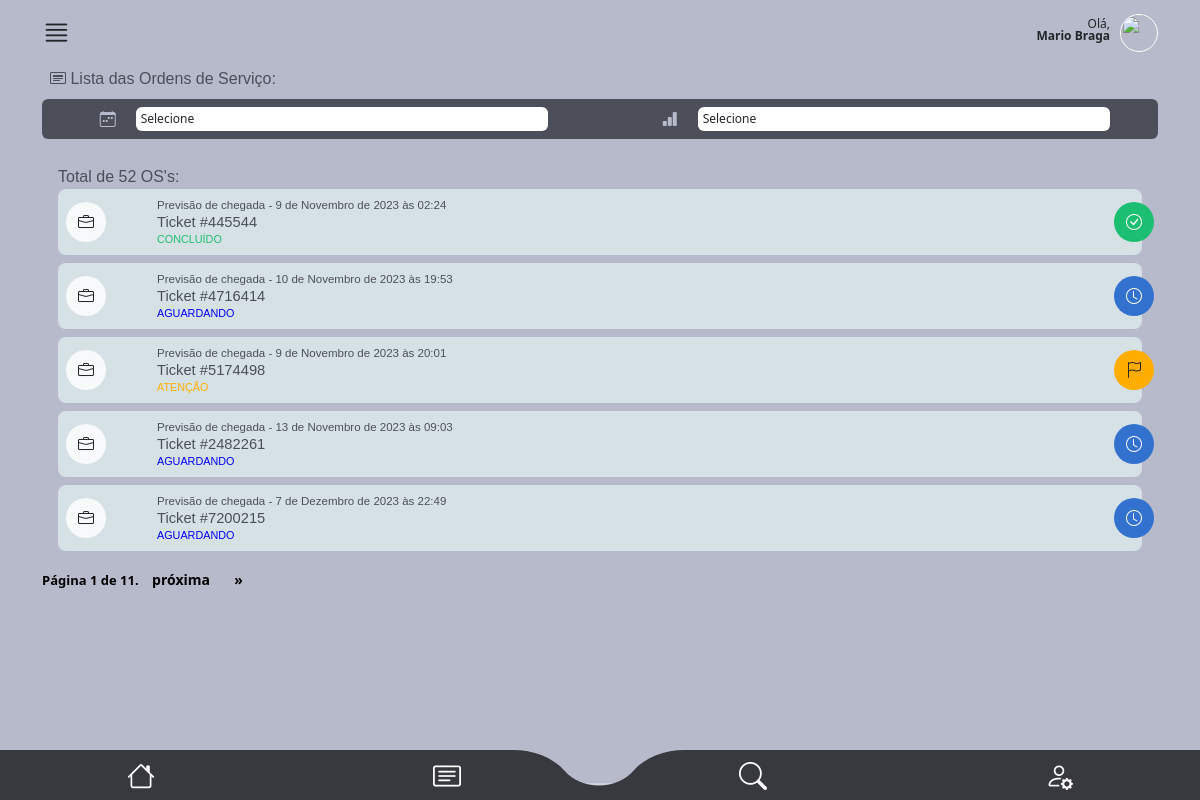
Screenshot of /main/minhas_os/ (signed in) with the database file from the repository.
### authentication/models.py (models this page shows, shortened)
class CustomUser(AbstractUser):
    telefone = models.CharField(max_length=15, null=False)
    endereco = models.ForeignKey(
        Endereco, on_delete=models.CASCADE, null=True, default=None
    )
    foto = models.ImageField(upload_to="img/perfil_user/", null=True, blank=True)
    email = models.EmailField(unique=True)

### staff/models.py (models this page shows, shortened)
class OrdemDeServico(models.Model):
    ticket = models.CharField(max_length=200, unique=True)
    tecnico = models.ForeignKey(
        CustomUser, on_delete=models.CASCADE, related_name="ordens_técnico"
    )
    staff = models.ForeignKey(
        CustomUser, on_delete=models.CASCADE, related_name="ordens_staff"
    )
    descricao = models.TextField(max_length=600)
    previsao_chegada = models.DateTimeField()
    previsao_execucao = models.DateTimeField()
    material = models.CharField(max_length=100, validators=[MinLengthValidator(3)])
    equipamento = models.CharField(max_length=100, validators=[MinLengthValidator(3)])
    data_criacao = models.DateTimeField(auto_now_add=True)
    cliente = models.ForeignKey(Cliente, on_delete=models.CASCADE)
    contrato = models.CharField(max_length=700, null=True, blank=True)
    atividade = models.CharField(max_length=50, choices=ACTIVITY_CHOICES)
    status_tecnico = models.CharField(max_length=50, choices=TECNICAL_CHOICES)
    status = models.CharField(
        max_length=10, choices=STATUS_CHOICES, default="Aguardando"
    )
    atraso_em_minutos = models.CharField(max_length=50, null=True, blank=True, choices=ATRASO_CHOICES)
    atraso_descricao = models.TextField(max_length=400, null=True, blank=True)

### main/views.py (the view, shortened to what this page needs)
@user_passes_test(is_tecnico)
def minhas_os(request):
    try:
        status_filter = request.GET.get("status")
        previsao_chegada_filter = request.GET.get("previsao_chegada")
        user = request.user
        ordens_ativas = OrdemDeServico.objects.filter(
            tecnico=user, status__in=["Atenção", "Urgente", "Aguardando", "Concluído"]
        )
        ordens_ativas_counter = OrdemDeServico.objects.filter(
            tecnico=user, status__in=["Atenção", "Urgente", "Aguardando", "Concluído"]
        )
        if status_filter and status_filter != "Todas":
            ordens_ativas = ordens_ativas.filter(status=status_filter)
        items_per_page = 5
        paginator = Paginator(ordens_ativas, items_per_page)
        page = request.GET.get("page")
        try:
            ordens_ativas = paginator.page(page)
        except PageNotAnInteger:
            ordens_ativas = paginator.page(1)
        except EmptyPage:
            ordens_ativas = paginator.page(paginator.num_pages)
        return render(
            request,
            "minhas_os.html",
            {"ordens_ativas": ordens_ativas, "qtdos": len(ordens_ativas_counter)},
        )
    except Exception as e:
        return render(request, "error.html", {"error_message": str(e)})

### main/helpers.py (called while the page is built)
def is_tecnico(user):
    return user.groups.filter(name="Técnico").exists()

### main/templates/minhas_os.html (shortened to what this page needs)
{% extends "base2.html" %}
{%load static%}
{% block rest %}
      <section id="lista_oc_scr">
        <div class="container">
            <div id="oc_lista">
                <label class="mt-1 mb-2 ms-2 font-medium color04"><i class="bi bi-bi bi-card-heading"></i> Lista das Ordens de Serviço:</label>
                <form id="filter_oc" class="bg04 p-2">
                  <div class="row">
                    <div class="col-6">
                      <div class="row">
                        <div class="col-2 text-end">
                          <i class="bi bi-calendar-week color03 me-1"></i>
                        </div>
                        <div class="col-10 p-0">
                          <select class="form-control ms-1" id = 'date-filter'>
                            <option selected>Selecione</option>
                          </select>
                        </div>
                      </div>
                    </div>
                    <div class="col-6">
                      <div class="row">
                        <div class="col-2 text-end">
                          <i class="bi bi-bar-chart-fill color03 me-1"></i>
                        </div>
                        <div class="col-10 p-0">
                          <select class="form-control ms-1" id='status-filter'>
                            <option selected>Selecione</option>
                          </select>
                        </div>
                      </div>
                    </div>
                  </div>
                </form>
              <div class="tab-pane fade show active" id="pills-01" role="tabpanel" aria-labelledby="pills-home-tab" tabindex="0">
                <label class="mt-2 font-medium color04">Total de {{qtdos}} OS's:</label>
                {% for ordem in ordens_ativas %}
                <div class="oc_lista_item">
                      <a href="{% url 'os_detail2' ordem.id %}" class="a-whole"></a>
                      <div class="row">
                          <div class="col-2 col-md-1">
                              <div class="icon bg-light"><i class="bi bi-briefcase text-dark"></i></div>
                          </div>
                          <div class="col-9 col-md-11">
                              <div class="oc_l_data color04 font-light">Previsão de chegada - {{ ordem.previsao_chegada }}</div>
                              <div class="oc_l_nome font-medium color04">Ticket #{{ ordem.ticket }}</div>
                              <div class="oc_l_status font-medium {% if ordem.status == 'Urgente' %}color-red{% elif ordem.status == 'Atenção' %}color-yellow{% elif ordem.status == 'Aguardando' %}color-blue{% elif ordem.status == 'Concluído' %}color-green{% endif %}">{{ ordem.status }}</div>
                          </div>
                          {% if ordem.status == "Urgente" %}
                              <div class="status_icon bg05 text-light">
                                  <i class="bi bi-exclamation-triangle-fill"></i>
                              </div>
                          {% elif ordem.status == "Atenção" %}
                              <div class="status_icon bg06 text-dark">
                                  <i class="bi bi-flag"></i>
                              </div>
                          {% elif ordem.status == "Aguardando" %}
                              <div class="status_icon bg01 text-light">
                                  <i class="bi bi-clock"></i>
                              </div>
                          {% elif ordem.status == "Concluído" %}
                              <div class="status_icon bg02 text-light">
                                <i class="bi bi-check-circle"></i>
                            </div>
                          {% endif %}
                      </div>
                  </div>
                  {% endfor %}
                </div>
                <div class="pagination">
                  <span class="step-links">
                      <span class="current-page">
                          Página {{ ordens_ativas.number }} de {{ ordens_ativas.paginator.num_pages }}.
                      </span>
                      {% if ordens_ativas.has_next %}
                          <a href="?page={{ ordens_ativas.next_page_number }}">próxima</a>
                          <a href="?page={{ ordens_ativas.paginator.num_pages }}">&raquo;</a>
                      {% endif %}
                  </span>
              </div>
              </div>
      </section>
  {% endblock %}

### main/templates/base2.html (shortened to what this page needs)
{%load static%}
<!DOCTYPE html>
<html lang="en" data-bs-theme="auto">
  <head>
    <link
      rel="stylesheet"
      href="https://cdn.jsdelivr.net/npm/@docsearch/css@3"
    />
    <link
      rel="stylesheet"
      href="https://cdn.jsdelivr.net/npm/bootstrap-icons@1.11.1/font/bootstrap-icons.css"
    />
    <link
      href="{% static 'assets/dist/css/bootstrap.min.css' %}"
      rel="stylesheet"
    />
    <link href="{% static 'assets/css/app_mamminfo.css' %}" rel="stylesheet" />
  </head>
  <body>
    <main class="bg03">
      <header>
        <div class="container">
          <div id="super_menu">
            <div class="row">
              <div class="col-3 text-start">
                <i class="bi bi-justify i_main"></i>
              </div>
              <div class="col-9 text-end">
                <p class="mt-2">
                  Olá,<br />
                  <strong>{{ user.first_name }} {{ user.last_name }}</strong>
                </p>
                <div class="photo_user mt-1">
                  {% if request.user.foto %}
                  <img src="{{ request.user.foto.url }}" alt="User Photo" />
                  {% else %}
                  <img
                    src="https://cdn-icons-png.flaticon.com/512/3106/3106807.png?auto=format&fit=crop&q=80&w=1760&ixlib=rb-4.0.3&ixid=M3wxMjA3fDB8MHxwaG90by1wYWdlfHx8fGVufDB8fHx8fA%3D%3D"
                    alt=""
                  />
                  {% endif %}
                </div>
              </div>
            </div>
          </div>
        </div>
      </header>
      {% block rest %}{% endblock %}
    </main>
    <footer>
      <ul class="row">
        <li class="col-3 mt-1">
          <a href="{% url 'dashboard' %}"><i class="bi bi-house"></i></a>
        </li>
        <li class="col-3 p-0 mt-1 text-start text-md-center">
          <a href="{% url 'minhas_os' %}" class="text-start text-md-center"
            ><i class="bi bi-card-text"></i
          ></a>
        </li>
        <li class="col-3 p-0 mt-1 text-end text-md-center">
          <a href="{% url 'tela_busca' %}" class="text-end text-md-center"
            ><i class="bi bi-search"></i
          ></a>
        </li>
        <li class="col-3 mt-1">
          <a href="{% url 'tela_user' %}"><i class="bi bi-person-gear"></i></a>
        </li>
      </ul>
    </footer>
  </body>
</html>

### main/templates/static/assets/css/app_mamminfo.css (style rules this page uses)
html { font-family: 'Noto', sans-serif;background: #ced0dc; }
.font-medium { font-family: 'NotoMedium', sans-serif;font-weight: 400; }
.font-light { font-family: 'NotoLight', sans-serif;font-weight: 300; }
.bg01 { background: #3371cf; }
.bg02 { background: #1cbf71; }
.bg03 { background: #b7baca; }
.bg04 { background: #4c4f5a; }
.bg06 { background: #ffae00; }
.color03 { color: #b7baca; }
.color04 { color: #4c4f5a; }
section { height: auto;min-height: 90vh;max-width: 100vw;width: 100%; }
.a-whole { position: absolute;top: 0;bottom: 0;left: 0;right: 0;width: 100%;height: 100%;z-index: 1;display: block; }
#super_menu { padding: 10px 0;position: relative; }
#super_menu p { font-size: .75rem;line-height: 100%;display: inline-block;margin: 0 10px 0 0; }
#super_menu .i_main { font-size: 1.8rem; }
#super_menu .photo_user { float: right;display: inline-block; }
#super_menu .photo_user img { width: 38px;height: 38px;display: block;border-radius: 38px;object-fit: cover;transform-origin: 50% 50%;border: 1px solid #fff; }
#oc_lista { padding-bottom: 72px; }
#oc_lista .tab-pane { padding: 8px 16px; }
#oc_lista .oc_lista_item { background: #d6e1e6;border-radius: 8px;padding: 8px;position: relative;margin-bottom: 8px; }
#oc_lista .oc_lista_item .icon { width: 40px;height: 40px;border-radius: 40px;display: inline-block;text-align: center;line-height: 40px;position: absolute;l: 0;top: 0;bottom: 0;margin: auto; }
#oc_lista .oc_lista_item .oc_l_data { font-size: .72rem; }
#oc_lista .oc_lista_item .oc_l_nome { font-size: .92rem;line-height: 112%;white-space: nowrap;overflow: hidden;text-overflow: ellipsis; }
#oc_lista .oc_lista_item .oc_l_status { font-size: .675rem;text-transform: uppercase; }
#oc_lista .oc_lista_item .status_icon { width: 40px;height: 40px;border-radius: 40px;display: inline-block;text-align: center;line-height: 40px;position: absolute;right: -12px;top: 0;bottom: 0;margin: auto; }
footer { position: fixed;z-index: 5; width: 100%;bottom: 0;background: url(../img/footer.svg) 50% 50% / cover;height: 50px; }
footer ul { padding: 0;margin: 0;text-align: center; }
footer ul li { list-style: none;display: inline-block; }
footer li a { color: #fff;font-size: 1.75rem;width: 100%;text-align: center;display: block; }
#filter_oc { border-radius: 6px;width: 100%;height: 40px;margin-bottom: 10px; }
#filter_oc .form-control { font-size: .75rem;height: 24px;padding: 1px 5px;border: none;width: 88%; }

### rows the page displays
CustomUser: first_name "Mario", last_name "Braga"
OrdemDeServico: previsao_chegada "9 de Novembro de 2023 às 02:24", ticket "445544", status "CONCLUÍDO"
OrdemDeServico: previsao_chegada "10 de Novembro de 2023 às 19:53", ticket "4716414", status "AGUARDANDO"
OrdemDeServico: previsao_chegada "9 de Novembro de 2023 às 20:01", ticket "5174498", status "ATENÇÃO"
OrdemDeServico: previsao_chegada "13 de Novembro de 2023 às 09:03", ticket "2482261", status "AGUARDANDO"
OrdemDeServico: previsao_chegada "7 de Dezembro de 2023 às 22:49", ticket "7200215", status "AGUARDANDO"

### other values shown
{{ qtdos }} "52"
{{ ordens_ativas.number }} "1"
{{ ordens_ativas.paginator.num_pages }} "11"
